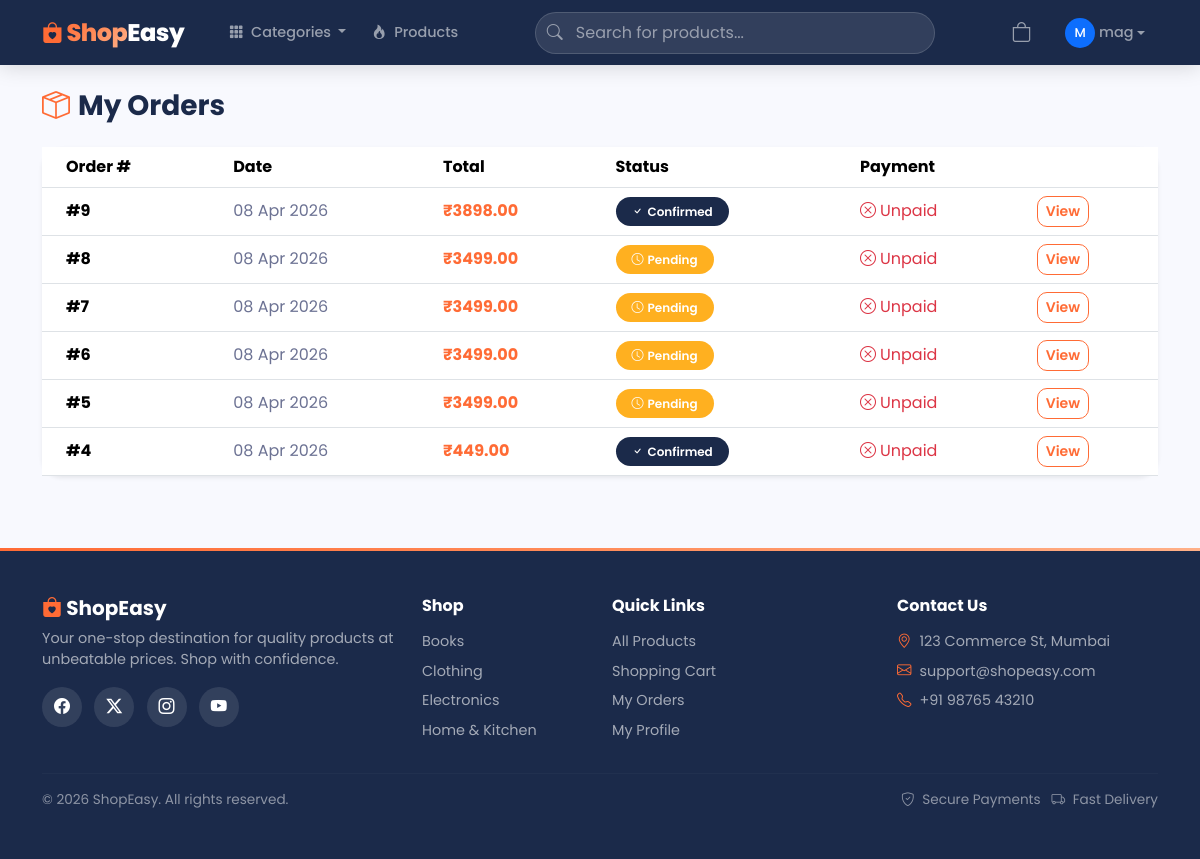
/orders/ (signed in), run on the app's committed database.
### accounts/models.py (models this page shows, shortened)
class User(AbstractUser):
    phone = models.CharField(max_length=15, blank=True)
    address = models.TextField(blank=True)
    city = models.CharField(max_length=100, blank=True)
    state = models.CharField(max_length=100, blank=True)
    pincode = models.CharField(max_length=10, blank=True)

### orders/models.py (models this page shows, shortened)
class Order(models.Model):
    STATUS_CHOICES = [
        ('pending', 'Pending'),
        ('confirmed', 'Confirmed'),
        ('shipped', 'Shipped'),
        ('delivered', 'Delivered'),
        ('cancelled', 'Cancelled'),
    ]
    PAYMENT_METHOD_CHOICES = [
        ('razorpay', 'Razorpay'),
        ('cod', 'Cash on Delivery'),
    ]
    user = models.ForeignKey(settings.AUTH_USER_MODEL, on_delete=models.CASCADE, related_name='orders')
    full_name = models.CharField(max_length=200)
    email = models.EmailField()
    phone = models.CharField(max_length=15)
    address = models.TextField()
    city = models.CharField(max_length=100)
    state = models.CharField(max_length=100)
    pincode = models.CharField(max_length=10)
    total_amount = models.DecimalField(max_digits=10, decimal_places=2)
    payment_method = models.CharField(max_length=20, choices=PAYMENT_METHOD_CHOICES, default='razorpay')
    status = models.CharField(max_length=20, choices=STATUS_CHOICES, default='pending')
    razorpay_order_id = models.CharField(max_length=200, blank=True)
    razorpay_payment_id = models.CharField(max_length=200, blank=True)
    razorpay_signature = models.CharField(max_length=500, blank=True)
    is_paid = models.BooleanField(default=False)
    created_at = models.DateTimeField(auto_now_add=True)
    updated_at = models.DateTimeField(auto_now=True)
    class Meta:
        ordering = ['-created_at']

### products/models.py (models this page shows, shortened)
class Category(models.Model):
    name = models.CharField(max_length=200)
    slug = models.SlugField(unique=True)
    image = models.ImageField(upload_to='categories/', blank=True)
    class Meta:
        verbose_name_plural = 'Categories'
        ordering = ['name']

### orders/views.py (the view)
# urls.py: path('', views.order_list, name='order_list'),
@login_required
def order_list(request):
    orders = Order.objects.filter(user=request.user)
    return render(request, 'orders/order_list.html', {'orders': orders})

### cart/cart.py (called while the page is built)
    def __len__(self):
        return sum(item['quantity'] for item in self.cart.values())

### cart/context_processors.py (called while the page is built)
def cart_total_items(request):
    cart = Cart(request)
    return {
        'cart_items_count': len(cart),
        'nav_categories': Category.objects.all(),
    }

### templates/orders/order_list.html (shortened to what this page needs)
{% extends 'base.html' %}
{% load static %}
{% block content %}
<div class="container py-4">
    <h3 class="fw-bold mb-4 animate-fadeInLeft" style="color:var(--secondary);">
        <i class="bi bi-box-seam me-2" style="color:var(--primary);"></i>My Orders
    </h3>
    {% if orders %}
    <div class="card shadow-sm animate-fadeInUp delay-1">
        <div class="card-body p-0">
            <div class="table-responsive">
                <table class="table table-hover mb-0 align-middle">
                    <thead style="background:var(--secondary);color:#fff;">
                        <tr>
                            <th class="ps-4">Order #</th>
                            <th>Date</th>
                            <th>Total</th>
                            <th>Status</th>
                            <th>Payment</th>
                            <th></th>
                        </tr>
                    </thead>
                    <tbody>
                        {% for order in orders %}
                        <tr>
                            <td class="ps-4 fw-bold">#{{ order.id }}</td>
                            <td style="color:var(--text-muted);">{{ order.created_at|date:"d M Y" }}</td>
                            <td style="font-weight:700;color:var(--primary);">&#8377;{{ order.total_amount }}</td>
                            <td>
                                {% if order.status == 'delivered' %}
                                <span class="badge px-3 py-2" style="background:var(--accent);"><i class="bi bi-check-circle me-1"></i>Delivered</span>
                                {% elif order.status == 'shipped' %}
                                <span class="badge bg-info px-3 py-2"><i class="bi bi-truck me-1"></i>Shipped</span>
                                {% elif order.status == 'confirmed' %}
                                <span class="badge px-3 py-2" style="background:var(--secondary);"><i class="bi bi-check me-1"></i>Confirmed</span>
                                {% elif order.status == 'cancelled' %}
                                <span class="badge bg-danger px-3 py-2"><i class="bi bi-x me-1"></i>Cancelled</span>
                                {% else %}
                                <span class="badge px-3 py-2" style="background:#FFB020;"><i class="bi bi-clock me-1"></i>Pending</span>
                                {% endif %}
                            </td>
                            <td>
                                {% if order.is_paid %}
                                <span style="color:var(--accent);font-weight:600;"><i class="bi bi-check-circle-fill me-1"></i>Paid</span>
                                {% else %}
                                <span class="text-danger"><i class="bi bi-x-circle me-1"></i>Unpaid</span>
                                {% endif %}
                            </td>
                            <td><a href="{% url 'order_detail' order.id %}" class="btn btn-sm btn-outline-primary">View</a></td>
                        </tr>
                        {% endfor %}
                    </tbody>
                </table>
            </div>
        </div>
    </div>
    {% endif %}
</div>
{% endblock %}

### templates/base.html (shortened to what this page needs)
{% load static %}
<!DOCTYPE html>
<html lang="en">
<head>
    <link href="https://cdn.jsdelivr.net/npm/bootstrap@5.3.3/dist/css/bootstrap.min.css" rel="stylesheet">
    <link href="https://cdn.jsdelivr.net/npm/bootstrap-icons@1.11.3/font/bootstrap-icons.min.css" rel="stylesheet">
    <link href="{% static 'css/style.css' %}" rel="stylesheet">
</head>
<body>
    <nav class="navbar navbar-expand-lg navbar-dark navbar-main sticky-top" id="mainNav">
        <div class="container">
            <a class="navbar-brand" href="{% url 'home' %}">
                <i class="bi bi-bag-heart-fill"></i> <span>Shop</span>Easy
            </a>
            <div class="collapse navbar-collapse" id="navbarNav">
                <ul class="navbar-nav me-auto ms-3">
                    <li class="nav-item dropdown nav-categories">
                        <a class="nav-link dropdown-toggle" href="#" data-bs-toggle="dropdown">
                            <i class="bi bi-grid-3x3-gap-fill me-1"></i> Categories
                        </a>
                    </li>
                    <li class="nav-item">
                        <a class="nav-link" href="{% url 'product_list' %}">
                            <i class="bi bi-fire me-1"></i> Products
                        </a>
                    </li>
                </ul>
                <form class="search-box flex-grow-1 mx-3" action="{% url 'product_list' %}" method="GET">
                    <i class="bi bi-search search-icon"></i>
                    <input class="form-control" type="search" name="q" placeholder="Search for products..." value="{{ query|default:'' }}">
                </form>
                <ul class="navbar-nav ms-auto align-items-center">
                    <li class="nav-item">
                        <a class="nav-link cart-link" href="{% url 'cart_detail' %}">
                            <i class="bi bi-bag fs-5"></i>
                        </a>
                    </li>
                    {% if user.is_authenticated %}
                    <li class="nav-item dropdown ms-2">
                        <a class="nav-link dropdown-toggle d-flex align-items-center" href="#" data-bs-toggle="dropdown">
                            <div class="rounded-circle bg-primary d-flex align-items-center justify-content-center me-1" style="width:30px;height:30px;font-size:0.8rem;color:#fff;">
                                {{ user.username|make_list|first|upper }}
                            </div>
                            {{ user.username }}
                        </a>
                    </li>
                    {% endif %}
                </ul>
            </div>
        </div>
    </nav>
    <main>
        {% block content %}{% endblock %}
    </main>
    <footer class="footer-main py-5 mt-5">
        <div class="container">
            <div class="row g-4">
                <div class="col-lg-4">
                    <h5><i class="bi bi-bag-heart-fill" style="color:var(--primary);"></i> ShopEasy</h5>
                    <p style="color:rgba(255,255,255,0.6);font-size:0.9rem;">Your one-stop destination for quality products at unbeatable prices. Shop with confidence.</p>
                    <div class="footer-social mt-3">
                        <a href="#"><i class="bi bi-facebook"></i></a>
                        <a href="#"><i class="bi bi-twitter-x"></i></a>
                        <a href="#"><i class="bi bi-instagram"></i></a>
                        <a href="#"><i class="bi bi-youtube"></i></a>
                    </div>
                </div>
                <div class="col-lg-2">
                    <h6 class="mb-3">Shop</h6>
                    <ul class="list-unstyled" style="font-size:0.9rem;">
                        {% for cat in nav_categories %}
                        <li class="mb-2"><a href="{% url 'product_list' %}?category={{ cat.slug }}">{{ cat.name }}</a></li>
                        {% endfor %}
                    </ul>
                </div>
                <div class="col-lg-3">
                    <h6 class="mb-3">Quick Links</h6>
                    <ul class="list-unstyled" style="font-size:0.9rem;">
                        <li class="mb-2"><a href="{% url 'product_list' %}">All Products</a></li>
                        <li class="mb-2"><a href="{% url 'cart_detail' %}">Shopping Cart</a></li>
                        {% if user.is_authenticated %}
                        <li class="mb-2"><a href="{% url 'order_list' %}">My Orders</a></li>
                        <li class="mb-2"><a href="{% url 'profile' %}">My Profile</a></li>
                        {% else %}
                        <li class="mb-2"><a href="{% url 'login' %}">Login</a></li>
                        <li class="mb-2"><a href="{% url 'signup' %}">Sign Up</a></li>
                        {% endif %}
                    </ul>
                </div>
                <div class="col-lg-3">
                    <h6 class="mb-3">Contact Us</h6>
                    <ul class="list-unstyled" style="font-size:0.9rem;color:rgba(255,255,255,0.6);">
                        <li class="mb-2"><i class="bi bi-geo-alt me-2" style="color:var(--primary);"></i>123 Commerce St, Mumbai</li>
                        <li class="mb-2"><i class="bi bi-envelope me-2" style="color:var(--primary);"></i>support@shopeasy.com</li>
                        <li class="mb-2"><i class="bi bi-telephone me-2" style="color:var(--primary);"></i>+91 98765 43210</li>
                    </ul>
                </div>
            </div>
            <hr style="border-color:rgba(255,255,255,0.1);">
            <div class="d-flex justify-content-between align-items-center flex-wrap">
                <p style="color:rgba(255,255,255,0.5);font-size:0.85rem;" class="mb-0">&copy; 2026 ShopEasy. All rights reserved.</p>
                <div style="color:rgba(255,255,255,0.5);font-size:0.85rem;">
                    <i class="bi bi-shield-check me-1"></i> Secure Payments &nbsp;
                    <i class="bi bi-truck me-1"></i> Fast Delivery
                </div>
            </div>
        </div>
    </footer>
</body>
</html>

### static/css/style.css (style rules this page uses)
:root { --primary: #FF6B35; --primary-dark: #E85A24; --primary-light: #FF8C5A; --secondary: #1B2A4A; --secondary-light: #2D4373; --accent: #00C9A7; --accent-dark: #00A88A; --gold: #FFD700; --bg-light: #F8F9FE; --bg-card: #FFFFFF; --text-dark: #1A1A2E; --text-muted: #6C7293; --gradient-primary: linear-gradient(135deg, #FF6B35 0%, #FF8C5A 50%, #FFB088 100%); --gradient-hero: linear-gradient(135deg, #1B2A4A 0%, #2D4373 40%, #FF6B35 100%); --gradient-accent: linear-gradient(135deg, #00C9A7 0%, #00E5BE 100%); --shadow-sm: 0 2px 8px rgba(27, 42, 74, 0.08); --shadow-md: 0 4px 20px rgba(27, 42, 74, 0.12); --shadow-lg: 0 8px 40px rgba(27, 42, 74, 0.15); --shadow-glow: 0 0 25px rgba(255, 107, 53, 0.3); --radius: 12px; --radius-lg: 20px; --transition: all 0.3s cubic-bezier(0.4, 0, 0.2, 1); }
* { font-family: 'Poppins', sans-serif; }
body { background: var(--bg-light); color: var(--text-dark); overflow-x: hidden; }
.animate-fadeInUp { animation: fadeInUp 0.6s ease-out both; }
.animate-fadeInLeft { animation: fadeInLeft 0.6s ease-out both; }
.delay-1 { animation-delay: 0.1s; }
.navbar-main { background: var(--secondary) !important; backdrop-filter: blur(20px); box-shadow: 0 2px 20px rgba(0,0,0,0.15); padding: 0.6rem 0; transition: var(--transition); }
.navbar-brand { font-weight: 800 !important; font-size: 1.5rem !important; letter-spacing: -0.5px; }
.navbar-brand i { color: var(--primary); font-size: 1.3rem; }
.navbar-brand span { background: var(--gradient-primary); -webkit-background-clip: text; -webkit-text-fill-color: transparent; background-clip: text; }
.search-box { position: relative; max-width: 400px; }
.search-box input { background: rgba(255,255,255,0.1); border: 1px solid rgba(255,255,255,0.15); border-radius: 50px; color: #fff; padding: 0.5rem 1rem 0.5rem 2.5rem; transition: var(--transition); }
.search-box input::placeholder { color: rgba(255,255,255,0.5); }
.search-box .search-icon { position: absolute; left: 12px; top: 50%; transform: translateY(-50%); color: rgba(255,255,255,0.5); z-index: 5; }
.cart-link { position: relative; }
.navbar-main .nav-link { font-weight: 500; font-size: 0.9rem; padding: 0.5rem 0.8rem !important; border-radius: 8px; transition: var(--transition); }
.btn-outline-primary { color: var(--primary) !important; border-color: var(--primary) !important; border-radius: 10px; font-weight: 600; transition: var(--transition); }
.card { border: none; border-radius: var(--radius-lg); box-shadow: var(--shadow-sm); transition: var(--transition); }
.form-control, .form-select { border-radius: 10px; border: 1.5px solid #E2E8F0; padding: 0.6rem 1rem; transition: var(--transition); }
.footer-main { background: var(--secondary); color: #fff; position: relative; overflow: hidden; }
.footer-main::before { content: ''; position: absolute; top: 0; left: 0; right: 0; height: 3px; background: var(--gradient-primary); }
.footer-main h5, .footer-main h6 { font-weight: 700; }
.footer-main a { color: rgba(255,255,255,0.6); text-decoration: none; transition: var(--transition); }
.footer-social a { width: 40px; height: 40px; border-radius: 50%; background: rgba(255,255,255,0.1); display: inline-flex; align-items: center; justify-content: center; color: #fff; margin-right: 0.5rem; transition: var(--transition); }
main { animation: fadeInUp 0.5s ease-out; }
.badge { border-radius: 50px; font-weight: 600; }

### data on the page
User: username|make_list "M", username "mag"
Order: id "9", created_at "08 Apr 2026", total_amount "3898.00", status "confirmed" (drawn), is_paid False (drawn)
Order: id "8", created_at "08 Apr 2026", total_amount "3499.00", status "pending" (drawn), is_paid False (drawn)
Order: id "7", created_at "08 Apr 2026", total_amount "3499.00", status "pending" (drawn), is_paid False (drawn)
Order: id "6", created_at "08 Apr 2026", total_amount "3499.00", status "pending" (drawn), is_paid False (drawn)
Order: id "5", created_at "08 Apr 2026", total_amount "3499.00", status "pending" (drawn), is_paid False (drawn)
Order: id "4", created_at "08 Apr 2026", total_amount "449.00", status "confirmed" (drawn), is_paid False (drawn)
Category: name "Books"
Category: name "Clothing"
Category: name "Electronics"
Category: name "Home & Kitchen"
